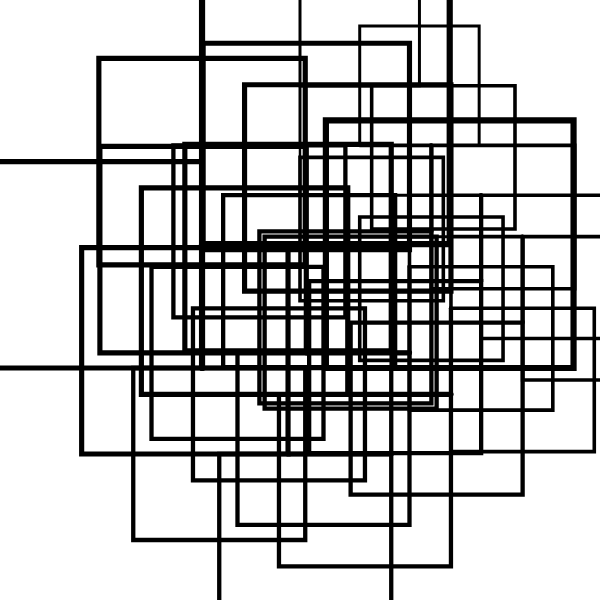
Frame 1 (no input)
Frame 60 (no input): identical to frame 1, image omitted
Frame 120 (the mouse pressed at the canvas centre since frame 60): identical to frame 1, image omitted

The p5.js sketch that drew this single still picture (run headless with seeded random() and noise() and a simulated clock; from frame 60 on, the mouse is pressed at the canvas centre):

// p5.js sketch
// ── sketch.js
//I made a rectangle! Called R with translate length en rect as length*2 (line 55)

let premise = 'R';
  let rules = {
    R: '>F[R+R]',
  }
let bigRule;


let length = 80;
let angle = 90;

function setup() {
  createCanvas(600, 600);
  angleMode(DEGREES);
  bigRule = resolveRules(premise, rules, 4);
  print(bigRule);
  
}

function draw() {
  background('white');
  stroke('black');
  strokeWeight(4);
  noFill();
  translate(width / 2, height / 2);
  rotate(-90);
  scale(0.3);

  drawShape(bigRule);
   // angle += 1;
  // length += 0.1;
}

function resolveRules(startRule, rules, depth) {
  let endRule = '';
  for (let currentLetter of startRule) {
    if (currentLetter in rules) {
      endRule += rules[currentLetter];
    } else {
      endRule += currentLetter;
    }
  }
  if (depth >= 1) {
    endRule = resolveRules(endRule, rules, depth - 1);
  }
  return endRule;
}


function drawShape(rule)  {
  for (let c of rule) {
    if (c === 'F') {
      line(0, 0, length, 0);
      translate(length, 0);
    } else if (c === 'R') {
      rect(0, 0, length*2, length*2);
      translate(length, length);
    } else if (c === 'D') {
      line(0, 0, length * 4, 0);
      translate(length*4, 0);
    } else if (c === 'f') {
      translate(0, length, 0);
    } else if (c === '+') {
      rotate(angle);
    } else if (c === '-') {
      rotate(-angle);
    } else if (c === '[') {
      push();
    } else if (c === ']') {
      pop();
    } else if (c === '>') {
      scale(1.2);
    } else if (c === '<') {
      scale(0.8);
   
    }
  }
}
